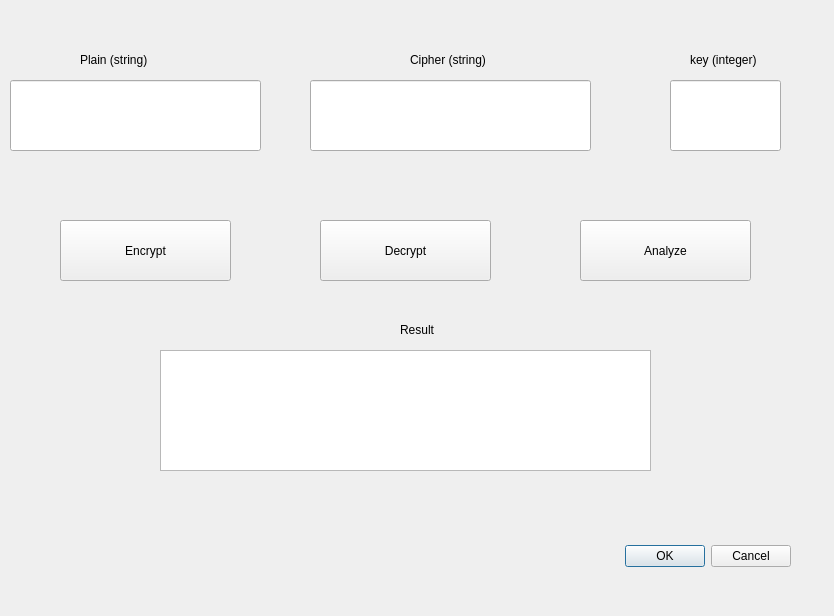
<?xml version="1.0" encoding="UTF-8"?>
<ui version="4.0">
 <class>qtrailfence</class>
 <widget class="QDialog" name="qtrailfence">
  <property name="geometry">
   <rect>
    <x>0</x>
    <y>0</y>
    <width>834</width>
    <height>616</height>
   </rect>
  </property>
  <property name="windowTitle">
   <string>Dialog</string>
  </property>
  <widget class="QDialogButtonBox" name="buttonBox">
   <property name="geometry">
    <rect>
     <x>450</x>
     <y>540</y>
     <width>341</width>
     <height>32</height>
    </rect>
   </property>
   <property name="orientation">
    <enum>Qt::Horizontal</enum>
   </property>
   <property name="standardButtons">
    <set>QDialogButtonBox::Cancel|QDialogButtonBox::Ok</set>
   </property>
  </widget>
  <widget class="QLineEdit" name="PlainLineEdit">
   <property name="geometry">
    <rect>
     <x>10</x>
     <y>80</y>
     <width>251</width>
     <height>71</height>
    </rect>
   </property>
  </widget>
  <widget class="QLabel" name="CipherLabel_2">
   <property name="geometry">
    <rect>
     <x>400</x>
     <y>320</y>
     <width>91</width>
     <height>20</height>
    </rect>
   </property>
   <property name="text">
    <string>Result</string>
   </property>
  </widget>
  <widget class="QLabel" name="KeyLabel">
   <property name="geometry">
    <rect>
     <x>690</x>
     <y>50</y>
     <width>91</width>
     <height>20</height>
    </rect>
   </property>
   <property name="text">
    <string>key (integer)</string>
   </property>
  </widget>
  <widget class="QLineEdit" name="KeyLineEdit">
   <property name="geometry">
    <rect>
     <x>670</x>
     <y>80</y>
     <width>111</width>
     <height>71</height>
    </rect>
   </property>
  </widget>
  <widget class="QTextBrowser" name="OutputTextBrowser">
   <property name="geometry">
    <rect>
     <x>160</x>
     <y>350</y>
     <width>491</width>
     <height>121</height>
    </rect>
   </property>
  </widget>
  <widget class="QPushButton" name="DecryptPushButton">
   <property name="geometry">
    <rect>
     <x>320</x>
     <y>220</y>
     <width>171</width>
     <height>61</height>
    </rect>
   </property>
   <property name="text">
    <string>Decrypt</string>
   </property>
  </widget>
  <widget class="QLabel" name="PlainLabel">
   <property name="geometry">
    <rect>
     <x>80</x>
     <y>50</y>
     <width>91</width>
     <height>20</height>
    </rect>
   </property>
   <property name="text">
    <string>Plain (string)</string>
   </property>
  </widget>
  <widget class="QPushButton" name="AnalyzePushButton">
   <property name="geometry">
    <rect>
     <x>580</x>
     <y>220</y>
     <width>171</width>
     <height>61</height>
    </rect>
   </property>
   <property name="text">
    <string>Analyze</string>
   </property>
  </widget>
  <widget class="QLineEdit" name="CipherLineEdit">
   <property name="geometry">
    <rect>
     <x>310</x>
     <y>80</y>
     <width>281</width>
     <height>71</height>
    </rect>
   </property>
  </widget>
  <widget class="QPushButton" name="EncryptPushButton">
   <property name="geometry">
    <rect>
     <x>60</x>
     <y>220</y>
     <width>171</width>
     <height>61</height>
    </rect>
   </property>
   <property name="text">
    <string>Encrypt</string>
   </property>
  </widget>
  <widget class="QLabel" name="CipherLabel">
   <property name="geometry">
    <rect>
     <x>410</x>
     <y>50</y>
     <width>101</width>
     <height>20</height>
    </rect>
   </property>
   <property name="text">
    <string>Cipher (string)</string>
   </property>
  </widget>
 </widget>
 <resources/>
 <connections>
  <connection>
   <sender>buttonBox</sender>
   <signal>accepted()</signal>
   <receiver>qtrailfence</receiver>
   <slot>accept()</slot>
   <hints>
    <hint type="sourcelabel">
     <x>248</x>
     <y>254</y>
    </hint>
    <hint type="destinationlabel">
     <x>157</x>
     <y>274</y>
    </hint>
   </hints>
  </connection>
  <connection>
   <sender>buttonBox</sender>
   <signal>rejected()</signal>
   <receiver>qtrailfence</receiver>
   <slot>reject()</slot>
   <hints>
    <hint type="sourcelabel">
     <x>316</x>
     <y>260</y>
    </hint>
    <hint type="destinationlabel">
     <x>286</x>
     <y>274</y>
    </hint>
   </hints>
  </connection>
 </connections>
</ui>
